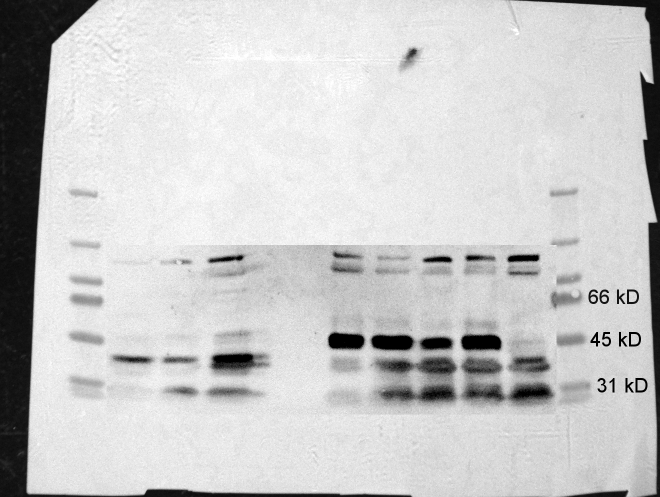
%> input picture 12immunoblotting/blot1.bmp, 1320 x 994 px (shown at 1/2 size)
$ octave quantitate_blot1.m   (GNU Octave 9; MATLAB toolbox functions it lacks are replaced by stand-ins)
%> lines starting %> are read from the running program, lines starting %| are printed output that depends on the picture
%Code to quantitate bands on immunoblot
% by Karthik Sekar (karsekar@gmail.com)
% last updated 21.03.2018
% written for Matlab 2015b
close all;
clear all;

I = imread('blot1.bmp');
%> I is the input picture: size 994x1320 uint8; min 0, max 255, mean 201
imshow(I);

hold on;

width = 90;
height = 45;

%define the coordinates
nc_coor = [550 707];
coordinates = {[650 707], [741 707], [832 707], [923 707], [1014 707]};
totals  = zeros(1,5);

patch([nc_coor(1) nc_coor(1)+width nc_coor(1)+width nc_coor(1)],[nc_coor(2) nc_coor(2) nc_coor(2)+height nc_coor(2)+height],'b','EdgeColor','b','FaceColor','none','LineStyle',':','LineWidth',2);
subimage = I(nc_coor(2):(nc_coor(2)+height),nc_coor(1):(nc_coor(1)+width));
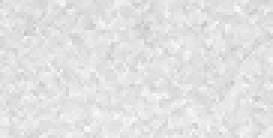
%> subimage: size 46x91 uint8 (shown 3 times larger); min 196, max 252, mean 226.3
nctotal = sum(sum(255 - subimage));
%> nctotal = 120115


for i=1:length(coordinates)
    patch([coordinates{i}(1) coordinates{i}(1)+width coordinates{i}(1)+width coordinates{i}(1)],[coordinates{i}(2) coordinates{i}(2) coordinates{i}(2)+height coordinates{i}(2)+height],'b','EdgeColor','r','FaceColor','none','LineStyle',':','LineWidth',2);
    subimage = I(coordinates{i}(2):(coordinates{i}(2)+height),coordinates{i}(1):(coordinates{i}(1)+width));
    totals(i) = sum(sum(255 - subimage));
end
%> this loop made 5 passes
%> pass 1, `subimage = I(coordinates{i}(2):(coordinates{i}(2)+height),coordinates{..`:
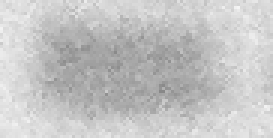
%> subimage: size 46x91 uint8 (shown 3 times larger); min 136, max 244, mean 196.8
%> pass 2, `subimage = I(coordinates{i}(2):(coordinates{i}(2)+height),coordinates{..`:
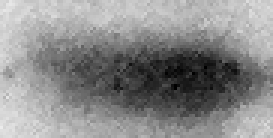
%> subimage: size 46x91 uint8 (shown 3 times larger); min 0, max 235, mean 139
%> pass 3, `subimage = I(coordinates{i}(2):(coordinates{i}(2)+height),coordinates{..`:
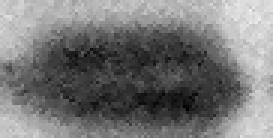
%> subimage: size 46x91 uint8 (shown 3 times larger); min 0, max 240, mean 118.6
%> after the loop, totals = [243620 485679 570815 504657 522943]
%> after the loop:
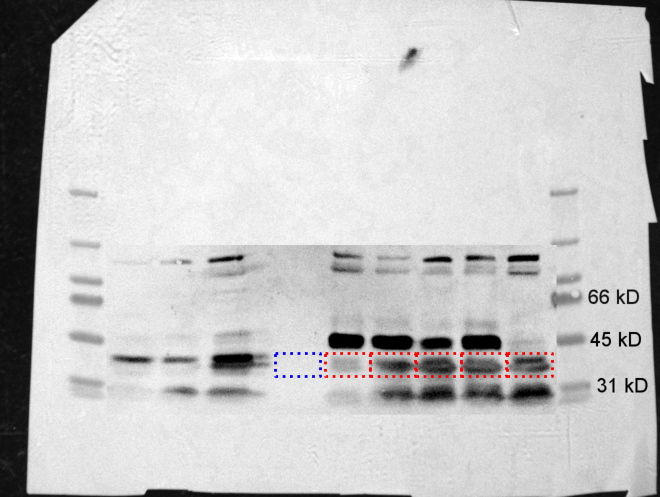
%> figure redrawn from the program's plot data; shown at 1/2 size

totals = totals - nctotal;
%> totals = [123505 365564 450700 384542 402828]

figure;
bar(totals);
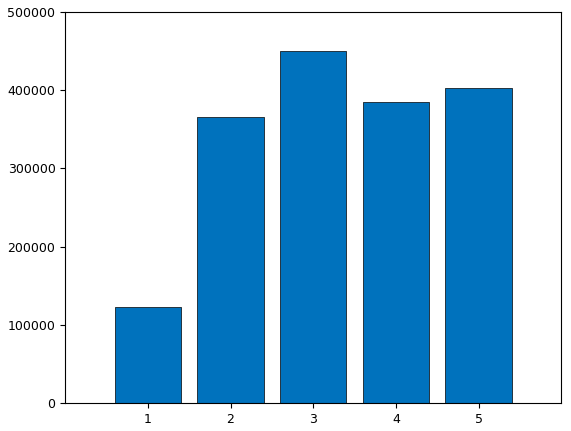
%> figure redrawn from the program's plot data; tallest bar 450700 high, from x = 2.6 to 3.4

%patch([659 731 731 659],[707 707 744 744],'r','FaceAlpha',0.5);
